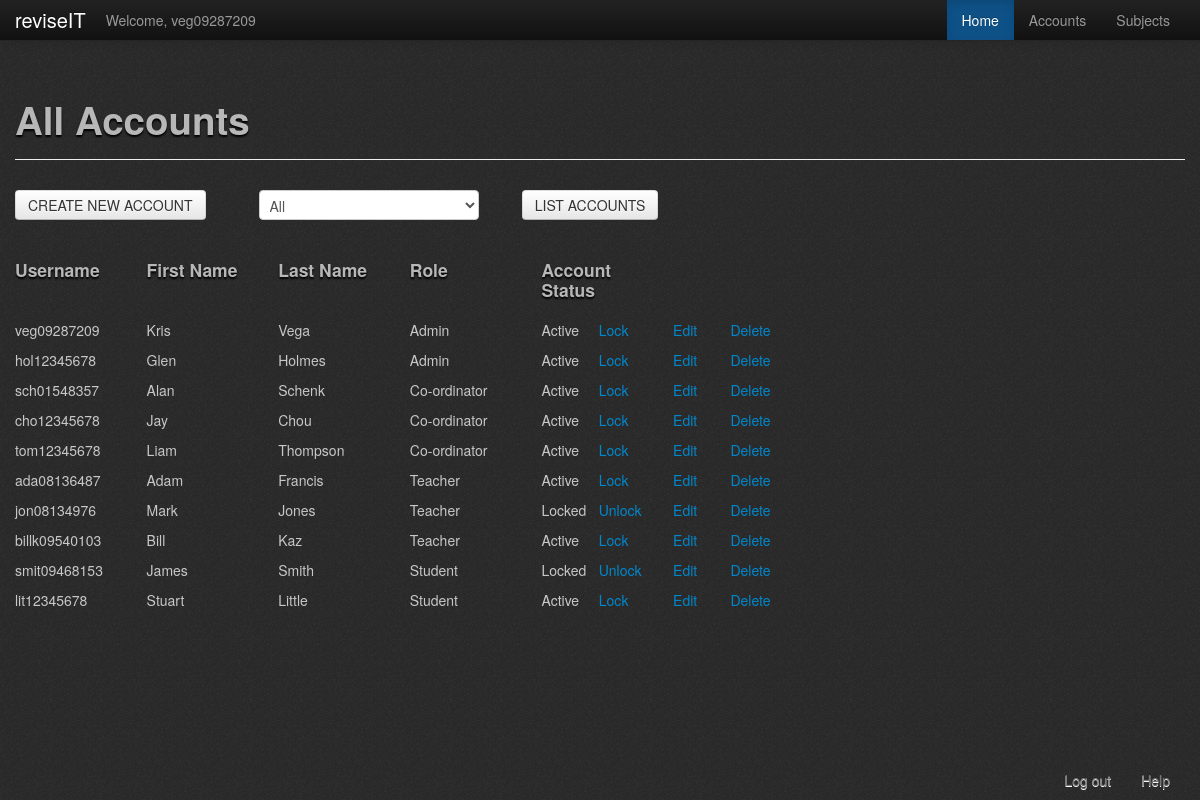
/php/admin/all_Accounts.php (signed in), run on an earlier commit of the app's database.
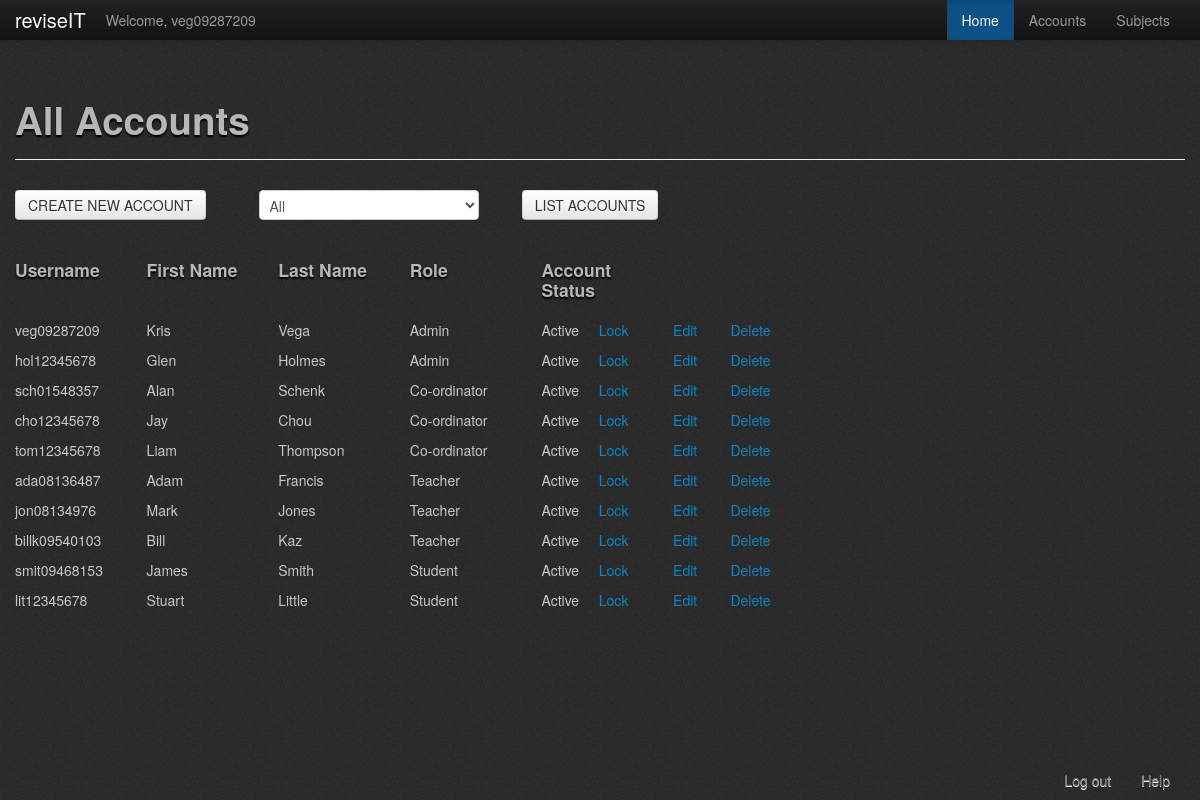
And on a later commit of the database.
### tables this page shows
CREATE TABLE `users` (
  `UserID` int(11) NOT NULL AUTO_INCREMENT,
  `fName` varchar(50) NOT NULL,
  `lName` varchar(50) NOT NULL,
  `username` varchar(50) NOT NULL,
  `password` varchar(50) NOT NULL,
  `role` int(1) NOT NULL COMMENT '1 = Admin, 2 = Coordinator, 3 = Teacher, 4 = Student',
  `locked` tinyint(1) NOT NULL COMMENT '0 = unlocked, 1 = locked',
  PRIMARY KEY (`UserID`)
);

### php/admin/all_Accounts.php (the view, shortened to what this page needs)
<?php
  require '../check_logged_in.php';
?>
<!DOCTYPE html>
<html>
<head>
  <?php
    include '../header_container.php';
  ?>
</head>
<body>
<?php
  include 'admin_menu_bar.php';
?>
<br /><br />
<div class="container">
<div class="page-header">
  <h1>All Accounts</h1>
</div>
<div class='row-fluid'>
  <?php
		if (isset($_GET["ROLE"])) $xrole = $_GET["ROLE"];
		else $xrole = 5;
		if ($xrole == 5 || $xrole == NULL)
		{
			$result = $db->prepare("SELECT * FROM users ORDER BY role ASC");
      		$result->execute();
    	}
?>
  <div class='span8'>
    <div class='row-fluid'>
      <div class='span4'>
    <form action='CreateUser.php' method='post'>
        <input type='submit' value='CREATE NEW ACCOUNT' name='newAccnt' class='btn' />
	</form>
      </div>
	<form action='<?php echo $_SERVER["PHP_SELF"]; ?>' method='post'>
      <div class='span4'>
        <select name='listRole'>
          <option <?php if ($xrole == 5) echo " selected='selected'"; ?>>All</option>
        </select>
      </div>
      <div class='span4'>
        <input type='submit' value='LIST ACCOUNTS' name='newList' class='btn' />
      </div>
    </form>
  </div>
    <div class='row-fluid'>
      <div class='span2'>
        <h4>Username</h4>
      </div>
      <div class='span2'>
        <h4>First Name</h4>
      </div>
      <div class='span2'>
        <h4>Last Name</h4>
      </div>
      <div class='span2'>
       <h4>Role</h4>
      </div>
      <div class='span2'>
        <h4>Account Status</h4>
      </div>
      <div class='span2'>
      </div>
    </div>
    <?php
			while($row = $result->fetch(PDO::FETCH_ASSOC))
			{
				echo "<div class='row-fluid'>";
					echo "<div class='span2'>".$row['username']."</div>";
					echo "<div class='span2'>".$row['fName']."</div>";
					echo "<div class='span2'>".$row['lName']."</div>";
					echo "<div class='span2'>";
						if ($row['role'] == "1") echo 'Admin';
						else if ($row['role'] == "2") echo 'Co-ordinator';
						else if ($row['role'] == "3") echo 'Teacher';
						else if ($row['role'] == "4") echo 'Student';
					echo"</div>";
					echo "<div class='span2'>";
						echo "<div class'row-fluid'>";
							echo "<div class='span6'>";
								if ($row['locked'] == "1") echo 'Locked';
								else echo 'Active';
							echo "</div>";
							echo "<div class='span6'>";
								if ($row['locked'] == "1")
								echo '<a href="UnlockAccount.php?ID=' . $row['username'] . '">Unlock</a>';
								else if ($row['locked'] == "0") echo '<a href="LockAccount.php?ID=' . $row['username'] . '">Lock</a>';
							echo "</div>";
						echo "</div>";
					echo"</div>";
					echo "<div class='span2'>";
						echo "<div class'row-fluid'>";
							echo "<div class='span6'>";
								echo "<div class='span1'>".'<a href="EditAccount.php?ID=' . $row['UserID'] . '">Edit</a></div>';
							echo "</div>";
							echo "<div class='span6'>";
								echo "<div class='span1'>".'<a href="DeleteAccount.php?ID=' . $row['UserID'] . '">Delete</a></div>';
							echo "</div>";
						echo "</div>";
					echo"</div>";
			}
		echo "</div>";
?>
<div class="navbar navbar-fixed-bottom">
  <div class="container">
    <div class="nav-collapse collapse">
      <ul class="nav pull-right">
        <li><a href="#">Log out</a></li>
        <li><a href="#">Help</a></li>
      </ul>
    </div>
  </div>
</div>
</body>
</html>

### php/admin/admin_menu_bar.php (shortened to what this page needs)
<div class="navbar navbar-fixed-top navbar-inverse">
	<div class="navbar-inner">
		<div class="container">
			<a href="../home_page_director.php" class="brand">reviseIT</a>
			<p class="nav navbar-text"><?php echo "Welcome, ".$_SESSION['username']?></strong></p>
			<div class="nav-collapse collapse">
				<ul class="nav pull-right">
					<li class="active bootstro" data-bootstro-placement="bottom" data-bootstro-title="Home Page" data-bootstro-content="Click this link to go to the <b>Home</b> page."><a href="admin_Home.php">Home</a></li>
					<li class="bootstro" data-bootstro-placement="bottom" data-bootstro-title="Accounts Page" data-bootstro-content="Click this link to go to the <b>Accounts</b> page"><a href="all_Accounts.php">Accounts</a></li>
					<li class="bootstro" data-bootstro-placement="bottom" data-bootstro-title="Subjects Page" data-bootstro-content="Click on this link to see a list of all the subjects."><a href="../subjects/all_Subjects.php">Subjects</a></li>
				</ul>
			</div>
		</div>
	</div>
</div>

What changed in the data, as far as the page shows it:
changed users "jon08134976": locked "Locked Unlock" → "Active Lock"
changed users "smit09468153": locked "Locked Unlock" → "Active Lock"
